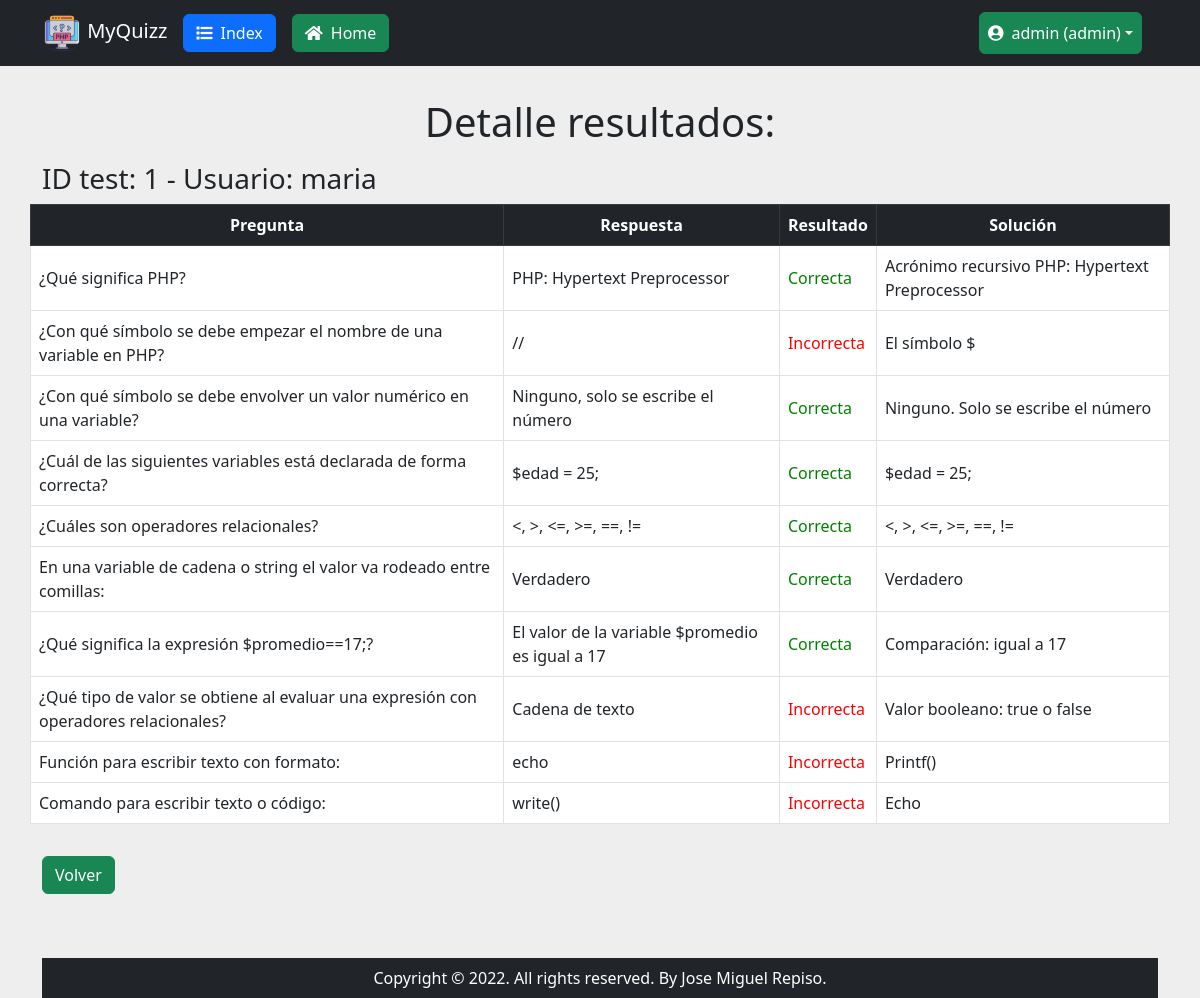
Screenshot of /detalle.php?id=1&nameuser=maria (signed in) with the database file from the repository.
### tables this page shows
CREATE TABLE detalle_resultados (
	id INT NOT NULL AUTO_INCREMENT PRIMARY KEY,
	id_resultado INT,
    id_pregunta INT,
	id_respuesta INT,
    es_correcta BOOLEAN,
	CONSTRAINT id_res_fk FOREIGN KEY (id_resultado) REFERENCES resultados (id) ON DELETE CASCADE,
    CONSTRAINT id_preg2_fk FOREIGN KEY (id_pregunta) REFERENCES preguntas (id) ON DELETE CASCADE,
	CONSTRAINT id_resp_fk FOREIGN KEY (id_respuesta) REFERENCES respuestas (id) ON DELETE CASCADE
);

CREATE TABLE preguntas (
    id INT NOT NULL AUTO_INCREMENT PRIMARY KEY,
    question TEXT,
    id_test INT,
	answer_explained TEXT,
    CONSTRAINT id_test_fk FOREIGN KEY (id_test) REFERENCES test (id) ON DELETE CASCADE
);

CREATE TABLE respuestas (
    id INT NOT NULL AUTO_INCREMENT PRIMARY KEY,
    answer TEXT,
    id_question INT,
	es_correcta BOOLEAN,
    CONSTRAINT id_preg_fk FOREIGN KEY (id_question) REFERENCES preguntas (id) ON DELETE CASCADE
);

### detalle.php (the view, shortened to what this page needs)
<?php
if(!empty($_GET["id"]) && isset($_GET['nameuser']) &&  filter_var($_GET["id"],FILTER_VALIDATE_INT)){
    require_once("conectar.php");
    $id=$_GET["id"];
    $nameuser=$_GET['nameuser'];
    try{
        $sth = $dbh->prepare ("SELECT question, answer_explained, answer, detalle_resultados.es_correcta FROM detalle_resultados LEFT JOIN respuestas ON detalle_resultados.id_respuesta=respuestas.id
        LEFT JOIN preguntas ON detalle_resultados.id_pregunta=preguntas.id WHERE detalle_resultados.id_resultado=?;");
        $sth->execute(array($id));
        $result = $sth->fetchAll();
    }catch(PDOException $e) {
        $errores[]= $e->getMessage();
    }
}else{
    $errores[]= "Error: No se ha encontrado la entrada seleccionada";
}
require_once ("header.php");
?>
        <div class="container">
        <div class="row">
            <h1 class="text-center my-3">Detalle resultados:</h1> <br>
            <h3>ID test: <?php isset($id) ? print $id : "" ?>  -   Usuario: <?php isset($nameuser) ? print $nameuser : "" ?></h3>
                <table class="table table-bordered table-hover">
                    <thead class="table-dark">
                        <tr class="align-middle text-md-center">
                            <th>Pregunta</th>
                            <th>Respuesta</th>
                            <th>Resultado</th>
                            <th>Solución</th>
                        </tr>
                    </thead>
    <?php
            if($sth->rowCount()>0 && $result!==false){ foreach($result as $row){
    ?>
               <tr class="align-middle bg-white">
                    <td data-titulo="Pregunta"><?php isset($row['question']) ? print $row['question']: print "No disponible" ?></td>
                    <td data-titulo="Respuesta"><?php isset($row['answer']) ? print $row['answer'] : print "No respondida" ?></td>
                    <td data-titulo="Resultado"><?php if(isset($row['es_correcta'])){
                        if($row['es_correcta']==true){
                            print "<span style='color: green;''> Correcta </span><br>";
                        }else{
                            print "<span style='color: red;'> Incorrecta </span><br>";
                        }
                    }else{
                        print "<span style='color: red;'> No respondida </span><br>";
                    } ?>
                    </td>
                    <td data-titulo="Solución"><?php isset($row['answer_explained']) ? print $row['answer_explained'] : print "No disponible" ?></td>
                </tr>
    <?php
            }
        }
    ?>
                </table>
        <div class="mb-5">
            <?php if($_SESSION['rol']=="admin" ) {
                echo "<a class='btn btn-success my-3 float-start' href='./resultados_totales.php'>Volver</a>";
            }else{
                echo "<a class='btn btn-success my-3 float-start' href='./ver_mis_tests.php'>Volver</a>";
            }
            ?>
        </div>
        </div>
<?php require_once ("footer.php") ?>

### rows the page displays
detalle_resultados: id_pregunta.question "¿Qué significa PHP?", id_respuesta.answer "PHP: Hypertext Preprocessor", es_correcta "Correcta", id_pregunta.answer_explained "Acrónimo recursivo PHP: Hypertext Preprocessor"
detalle_resultados: id_pregunta.question "¿Con qué símbolo se debe empezar el nombre de una variable en PHP?", id_respuesta.answer "//", es_correcta "Incorrecta", id_pregunta.answer_explained "El símbolo $"
detalle_resultados: id_pregunta.question "¿Con qué símbolo se debe envolver un valor numérico en una variable?", id_respuesta.answer "Ninguno, solo se escribe el número", es_correcta "Correcta", id_pregunta.answer_explained "Ninguno. Solo se escribe el número"
detalle_resultados: id_pregunta.question "¿Cuál de las siguientes variables está declarada de forma correcta?", id_respuesta.answer "$edad = 25;", es_correcta "Correcta", id_pregunta.answer_explained "$edad = 25;"
detalle_resultados: id_pregunta.question "¿Cuáles son operadores relacionales?", id_respuesta.answer "<, >, <=, >=, ==, !=", es_correcta "Correcta", id_pregunta.answer_explained "<, >, <=, >=, ==, !="
detalle_resultados: id_pregunta.question "En una variable de cadena o string el valor va rodeado entre comillas:", id_respuesta.answer "Verdadero", es_correcta "Correcta", id_pregunta.answer_explained "Verdadero"
detalle_resultados: id_pregunta.question "¿Qué significa la expresión $promedio==17;?", id_respuesta.answer "El valor de la variable $promedio es igual a 17", es_correcta "Correcta", id_pregunta.answer_explained "Comparación: igual a 17"
detalle_resultados: id_pregunta.question "¿Qué tipo de valor se obtiene al evaluar una expresión con operadores relacionales?", id_respuesta.answer "Cadena de texto", es_correcta "Incorrecta", id_pregunta.answer_explained "Valor booleano: true o false"
detalle_resultados: id_pregunta.question "Función para escribir texto con formato:", id_respuesta.answer "echo", es_correcta "Incorrecta", id_pregunta.answer_explained "Printf()"
detalle_resultados: id_pregunta.question "Comando para escribir texto o código:", id_respuesta.answer "write()", es_correcta "Incorrecta", id_pregunta.answer_explained "Echo"

### other values shown
$_SESSION['username'] "admin"
$_SESSION['rol'] "admin"
$id "1"
$nameuser "maria"
